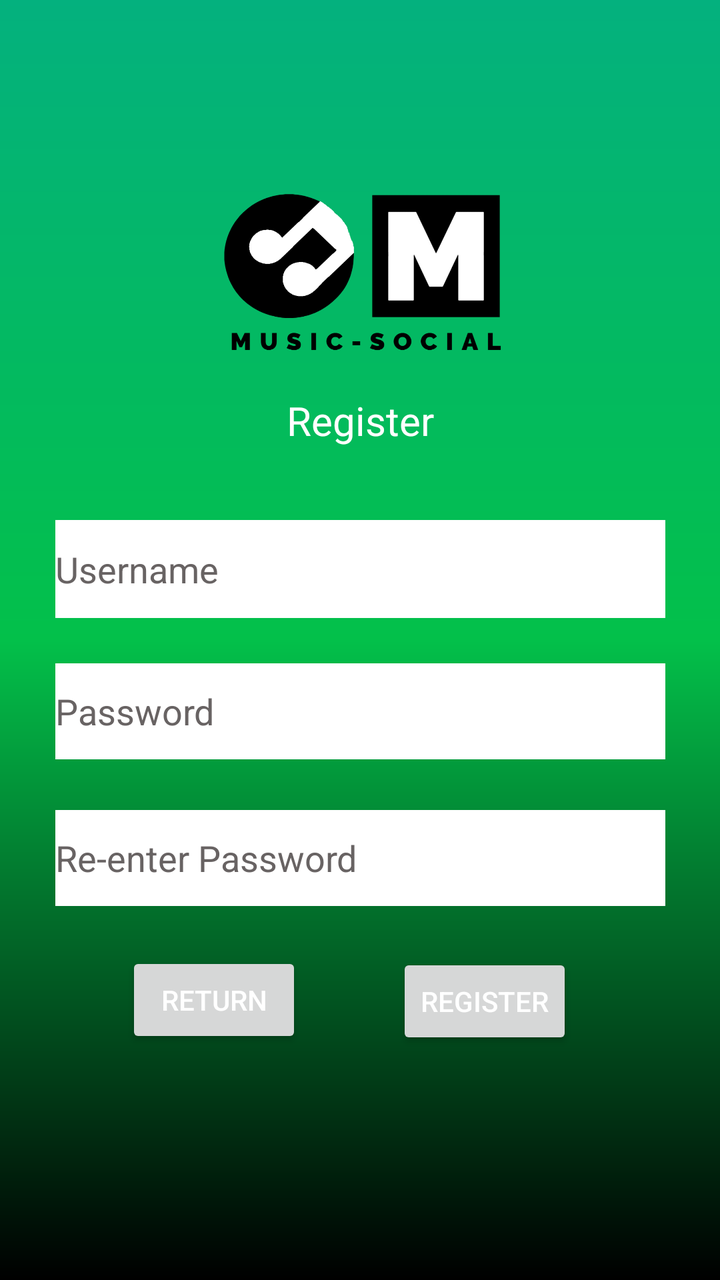
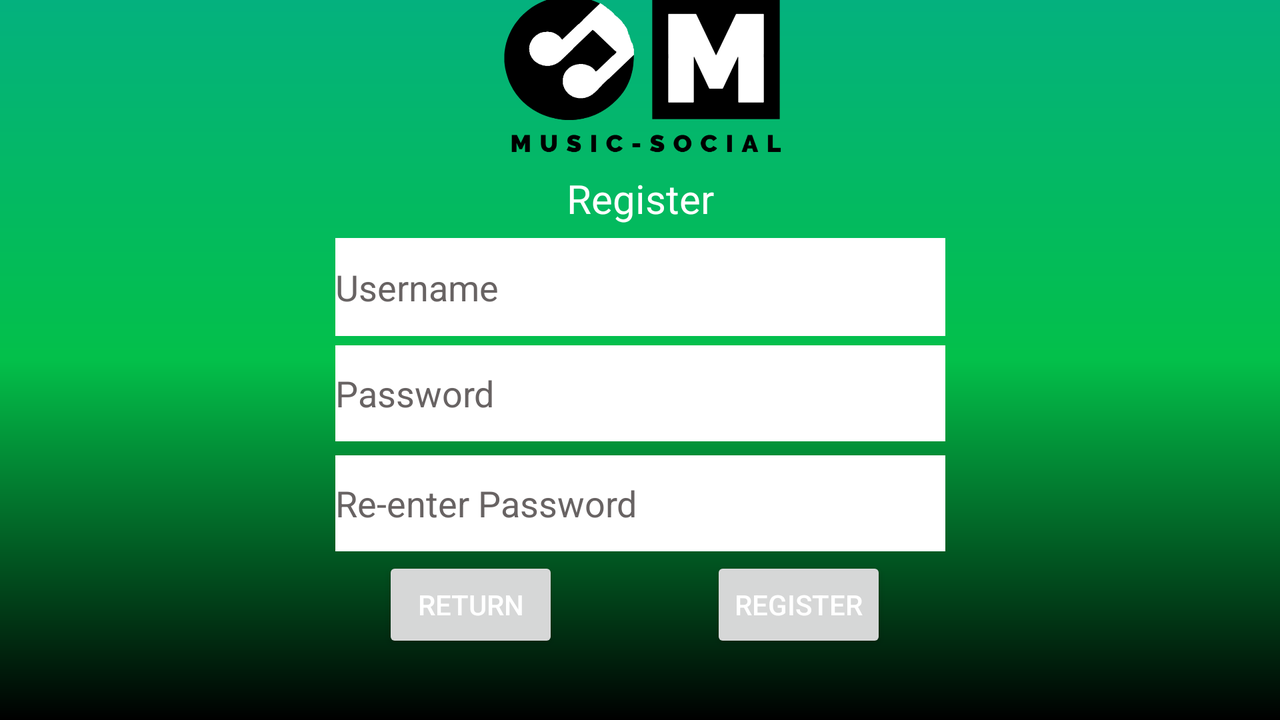

First picture: res/layout/ on a phone held upright. Second picture: the repository's own variant of that layout, on a device whose configuration matches the variant's folder. Source for both follows.
<!-- AndroidManifest.xml: application theme Theme.MusicSocial -->
<!-- res/layout/activity_register.xml -->
<?xml version="1.0" encoding="utf-8"?>
<androidx.constraintlayout.widget.ConstraintLayout xmlns:android="http://schemas.android.com/apk/res/android"
    xmlns:app="http://schemas.android.com/apk/res-auto"
    xmlns:tools="http://schemas.android.com/tools"
    android:layout_width="match_parent"
    android:layout_height="match_parent"
    android:background="@drawable/background"
    tools:context=".Register">

    <ImageView
        android:id="@+id/logo"
        android:layout_width="189dp"
        android:layout_height="163dp"
        android:layout_margin="20dp"
        android:src="@drawable/logo"
        app:layout_constraintBottom_toBottomOf="parent"
        app:layout_constraintEnd_toEndOf="parent"
        app:layout_constraintStart_toStartOf="parent"
        app:layout_constraintTop_toTopOf="parent"
        app:layout_constraintVertical_bias="0.061" />

    <TextView
        android:id="@+id/signIn"
        android:layout_width="wrap_content"
        android:layout_height="wrap_content"
        android:text="Register"
        android:textColor="@color/white"
        android:textSize="20sp"
        app:layout_constraintBottom_toBottomOf="parent"
        app:layout_constraintLeft_toLeftOf="parent"
        app:layout_constraintRight_toRightOf="parent"
        app:layout_constraintTop_toTopOf="parent"
        app:layout_constraintVertical_bias="0.321" />

    <EditText
        android:id="@+id/uName"
        android:layout_width="305dp"
        android:layout_height="49dp"
        android:background="@color/white"
        android:ems="10"
        android:hint="Username"
        android:inputType="textPersonName"
        android:textColor="@color/black"
        android:textColorHint="#686363"
        app:layout_constraintBottom_toBottomOf="parent"
        app:layout_constraintEnd_toEndOf="parent"
        app:layout_constraintStart_toStartOf="parent"
        app:layout_constraintTop_toTopOf="parent"
        app:layout_constraintVertical_bias="0.44" />

    <EditText
        android:id="@+id/pass"
        android:layout_width="305dp"
        android:layout_height="48dp"
        android:background="@color/white"
        android:contentDescription="Password"
        android:ems="10"
        android:hint="Password"
        android:inputType="textPassword"
        android:textColor="@color/black"
        android:textColorHint="#686363"
        app:layout_constraintBottom_toBottomOf="parent"
        app:layout_constraintEnd_toEndOf="parent"
        app:layout_constraintStart_toStartOf="parent"
        app:layout_constraintTop_toTopOf="parent"
        app:layout_constraintVertical_bias="0.56" />

    <EditText
        android:id="@+id/rePass"
        android:layout_width="305dp"
        android:layout_height="48dp"
        android:background="@color/white"
        android:contentDescription="Re-enter Password"
        android:ems="10"
        android:hint="Re-enter Password"
        android:inputType="textPassword"
        android:textColor="@color/black"
        android:textColorHint="#686363"
        app:layout_constraintBottom_toBottomOf="parent"
        app:layout_constraintEnd_toEndOf="parent"
        app:layout_constraintStart_toStartOf="parent"
        app:layout_constraintTop_toTopOf="parent"
        app:layout_constraintVertical_bias="0.684" />

    <Button
        android:id="@+id/regButton"
        android:layout_width="wrap_content"
        android:layout_height="wrap_content"
        android:onClick="registerUser"
        android:text="Register"
        android:textColor="@color/white"
        app:layout_constraintBottom_toBottomOf="parent"
        app:layout_constraintEnd_toEndOf="parent"
        app:layout_constraintHorizontal_bias="0.729"
        app:layout_constraintStart_toStartOf="parent"
        app:layout_constraintTop_toTopOf="parent"
        app:layout_constraintVertical_bias="0.805" />

    <Button
        android:id="@+id/retButton"
        android:layout_width="wrap_content"
        android:layout_height="wrap_content"
        android:onClick="returnLog"
        android:text="Return"
        android:textColor="@color/white"
        app:layout_constraintBottom_toBottomOf="parent"
        app:layout_constraintEnd_toStartOf="@+id/regButton"
        app:layout_constraintHorizontal_bias="0.571"
        app:layout_constraintStart_toStartOf="parent"
        app:layout_constraintTop_toTopOf="parent"
        app:layout_constraintVertical_bias="0.804" />

</androidx.constraintlayout.widget.ConstraintLayout>
<!-- resources referenced by this layout -->
<resources>
  <!-- drawable background (drawable) -->
  <?xml version="1.0" encoding="utf-8"?>
  <shape
      android:shape="rectangle"
      xmlns:android="http://schemas.android.com/apk/res/android">
      <gradient
          android:startColor="@color/black"
          android:centerColor="#03C04A"
          android:endColor="#04b17e"
          android:angle="90"
          />
  </shape>
  <!-- drawable logo: png bitmap (drawable, 147633 bytes) -->
  <style name="Theme.MusicSocial" parent="Theme.MaterialComponents.DayNight.DarkActionBar">
          
          <item name="colorPrimary">#000000</item>
          <item name="colorPrimaryVariant">@color/black</item>
          <item name="colorOnPrimary">@color/black</item>
          
          <item name="colorSecondary">@color/teal_200</item>
          <item name="colorSecondaryVariant">@color/teal_700</item>
          <item name="colorOnSecondary">@color/black</item>
          
          <item name="android:statusBarColor" tools:targetApi="l">?attr/colorPrimaryVariant</item>
          
      </style>
</resources>
<!-- res/layout-land/activity_register.xml (the author's variant of the layout above) -->
<!-- drawn on the phone turned sideways -->
<?xml version="1.0" encoding="utf-8"?>
<androidx.constraintlayout.widget.ConstraintLayout xmlns:android="http://schemas.android.com/apk/res/android"
    xmlns:app="http://schemas.android.com/apk/res-auto"
    xmlns:tools="http://schemas.android.com/tools"
    android:layout_width="match_parent"
    android:layout_height="match_parent"
    android:background="@drawable/background"
    tools:context=".Register">

    <ImageView
        android:id="@+id/logo"
        android:layout_width="189dp"
        android:layout_height="163dp"
        android:layout_margin="20dp"
        android:src="@drawable/logo"
        app:layout_constraintBottom_toTopOf="@+id/register"
        app:layout_constraintEnd_toEndOf="parent"
        app:layout_constraintStart_toStartOf="parent"
        app:layout_constraintTop_toTopOf="parent"
        app:layout_constraintVertical_bias="0.622" />

    <TextView
        android:id="@+id/register"
        android:layout_width="wrap_content"
        android:layout_height="wrap_content"
        android:text="Register"
        android:textColor="@color/white"
        android:textSize="20sp"
        app:layout_constraintBottom_toBottomOf="parent"
        app:layout_constraintLeft_toLeftOf="parent"
        app:layout_constraintRight_toRightOf="parent"
        app:layout_constraintTop_toTopOf="parent"
        app:layout_constraintVertical_bias="0.257" />

    <EditText
        android:id="@+id/uName"
        android:layout_width="305dp"
        android:layout_height="49dp"
        android:background="@color/white"
        android:ems="10"
        android:hint="Username"
        android:inputType="textPersonName"
        android:textColor="@color/black"
        android:textColorHint="#686363"
        app:layout_constraintBottom_toBottomOf="parent"
        app:layout_constraintEnd_toEndOf="parent"
        app:layout_constraintStart_toStartOf="parent"
        app:layout_constraintTop_toTopOf="parent"
        app:layout_constraintVertical_bias="0.383" />

    <EditText
        android:id="@+id/pass"
        android:layout_width="305dp"
        android:layout_height="48dp"
        android:background="@color/white"
        android:contentDescription="Password"
        android:ems="10"
        android:hint="Password"
        android:inputType="textPassword"
        android:textColor="@color/black"
        android:textColorHint="#686363"
        app:layout_constraintBottom_toBottomOf="parent"
        app:layout_constraintEnd_toEndOf="parent"
        app:layout_constraintStart_toStartOf="parent"
        app:layout_constraintTop_toTopOf="parent"
        app:layout_constraintVertical_bias="0.553" />

    <EditText
        android:id="@+id/rePass"
        android:layout_width="305dp"
        android:layout_height="48dp"
        android:background="@color/white"
        android:contentDescription="Re-enter Password"
        android:ems="10"
        android:hint="Re-enter Password"
        android:inputType="textPassword"
        android:textColor="@color/black"
        android:textColorHint="#686363"
        app:layout_constraintBottom_toBottomOf="parent"
        app:layout_constraintEnd_toEndOf="parent"
        app:layout_constraintStart_toStartOf="parent"
        app:layout_constraintTop_toTopOf="parent"
        app:layout_constraintVertical_bias="0.73" />

    <Button
        android:id="@+id/regButton"
        android:layout_width="wrap_content"
        android:layout_height="wrap_content"
        android:onClick="registerUser"
        android:text="Register"
        android:textColor="@color/white"
        app:layout_constraintBottom_toBottomOf="parent"
        app:layout_constraintEnd_toEndOf="parent"
        app:layout_constraintHorizontal_bias="0.644"
        app:layout_constraintStart_toStartOf="parent"
        app:layout_constraintTop_toTopOf="parent"
        app:layout_constraintVertical_bias="0.892" />

    <Button
        android:id="@+id/retButton"
        android:layout_width="wrap_content"
        android:layout_height="wrap_content"
        android:onClick="returnLog"
        android:text="Return"
        android:textColor="@color/white"
        app:layout_constraintBottom_toBottomOf="parent"
        app:layout_constraintEnd_toStartOf="@+id/regButton"
        app:layout_constraintHorizontal_bias="0.716"
        app:layout_constraintStart_toStartOf="parent"
        app:layout_constraintTop_toTopOf="parent"
        app:layout_constraintVertical_bias="0.892" />

</androidx.constraintlayout.widget.ConstraintLayout>
